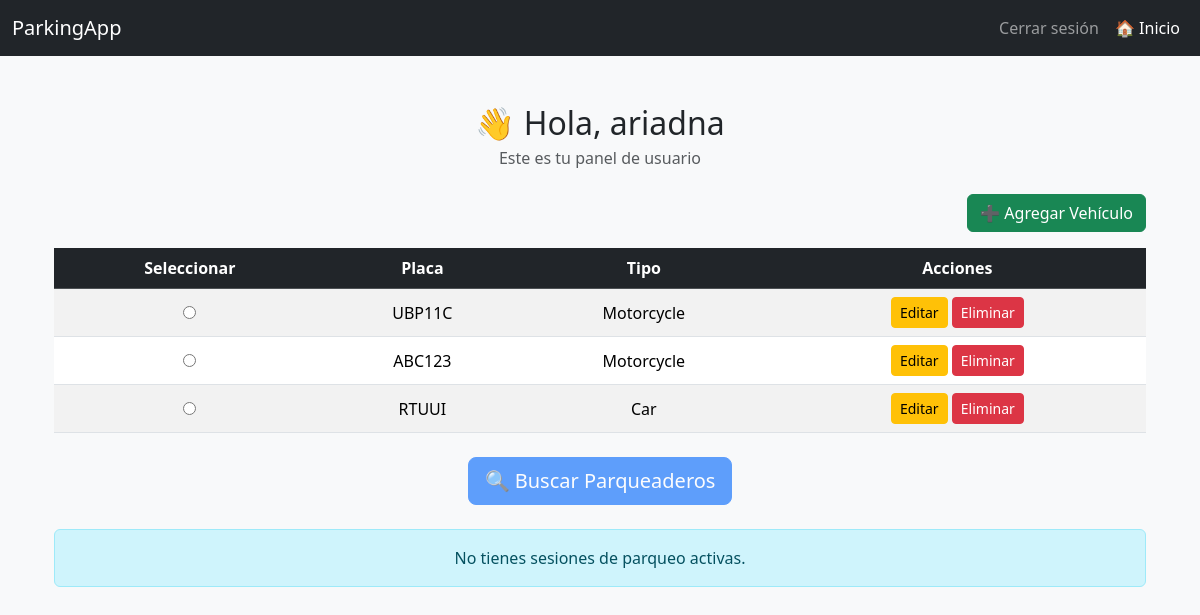
Page /dashboard/user/ (signed in) on the earlier database version.
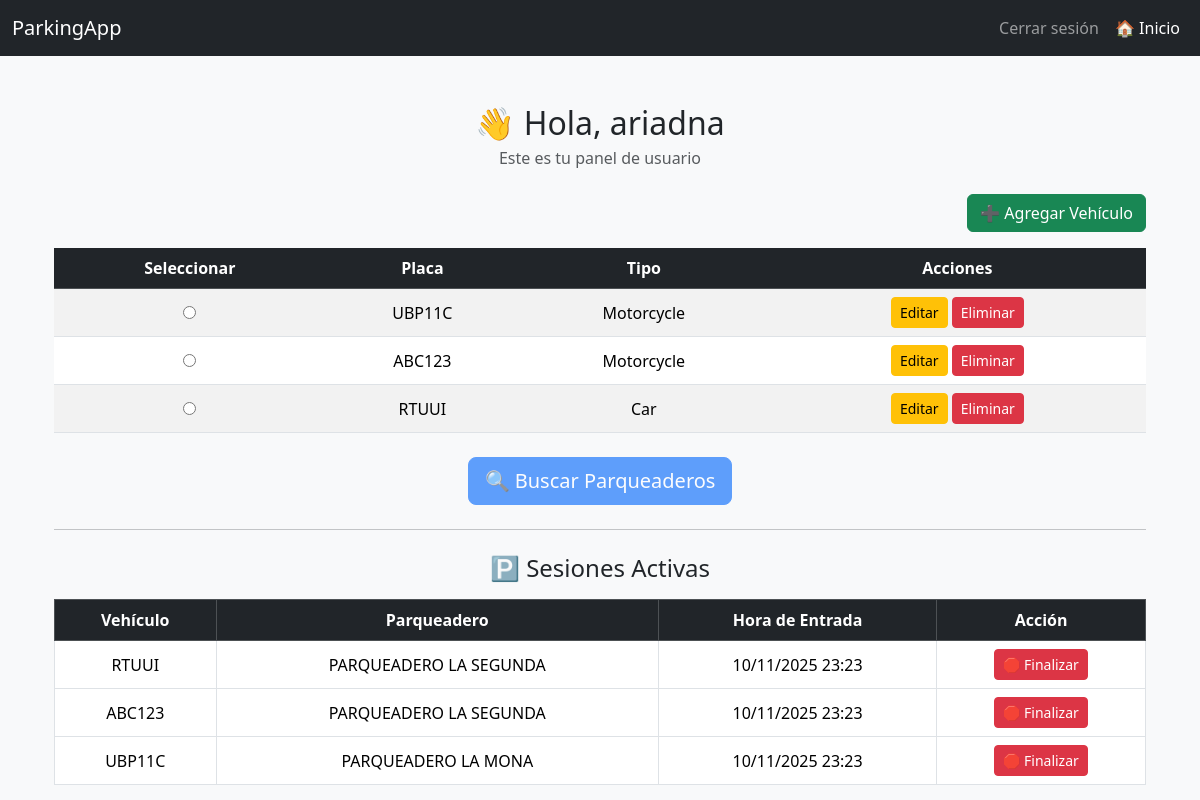
Same page on the later database version.
### apparcar/models.py (models this page shows, shortened)
class CustomUser(AbstractUser):
    ROLE_CHOICES = [
        ('user', 'User'),
        ('owner', 'Owner'),
    ]
    role = models.CharField(max_length=10, choices=ROLE_CHOICES, default='user')

class Car(models.Model):
    VEHICLE_TYPE = [
        ('car', 'Car'),
        ('moto', 'Motorcycle'),
    ]
    user = models.ForeignKey(CustomUser, on_delete=models.CASCADE, related_name="cars")
    license_plate = models.CharField(max_length=10, unique=True)
    vehicle_type = models.CharField(max_length=10, choices=VEHICLE_TYPE, default='car')
    brand = models.CharField(max_length=50)
    model = models.CharField(max_length=50)
    color = models.CharField(max_length=30)

class ParkingSession(models.Model):
    car = models.ForeignKey(Car, on_delete=models.CASCADE, related_name="sessions")
    parking = models.ForeignKey(Parking, on_delete=models.CASCADE, related_name="sessions")
    entry_time = models.DateTimeField(auto_now_add=True)
    exit_time = models.DateTimeField(null=True, blank=True)
    paid = models.BooleanField(default=False)
    total_amount = models.DecimalField(max_digits=8, decimal_places=2, null=True, blank=True)
    class Meta:
        ordering = ["-entry_time"]

class Parking(models.Model):
    owner = models.ForeignKey(Owner, on_delete=models.CASCADE, related_name="parkings")
    name = models.CharField("Nombre del estacionamiento", max_length=100)
    latitude = models.DecimalField(max_digits=9, decimal_places=6)
    longitude = models.DecimalField(max_digits=9, decimal_places=6)
    car_spaces = models.PositiveIntegerField(default=0)
    moto_spaces = models.PositiveIntegerField(default=0)
    opening_time = models.TimeField()
    closing_time = models.TimeField()
    car_rate = models.DecimalField(max_digits=6, decimal_places=2)
    moto_rate = models.DecimalField(max_digits=6, decimal_places=2)
    nearby_place = models.CharField(max_length=100)
    embedding = models.JSONField(null=True, blank=True, help_text="Embedding semántico (lista de floats)")

### apparcar/views.py (the view)
# urls.py: path('dashboard/user/', views.user_dashboard, name='user_dashboard'),
@login_required
def user_dashboard(request):
    if request.user.role != "user":
        messages.error(request, "No tienes permiso para acceder a esta página.")
        return redirect("login")
    vehicles = Car.objects.filter(user=request.user)
    active_sessions = ParkingSession.objects.filter(car__user=request.user, exit_time__isnull=True).select_related("car", "parking")
    return render(request, "user/dashboard.html", {
        "vehicles": vehicles,
        "active_sessions": active_sessions,
    })

### apparcar/templates/user/dashboard.html (shortened to what this page needs)
{% extends 'base.html' %}
{% load static %}
{% block content %}
<div class="container mt-5">
  <h2 class="text-center mb-1">👋 Hola, {{ user.username }}</h2>
  <p class="text-center text-muted mb-4">Este es tu panel de usuario</p>
  <div class="text-end mb-3">
    <button id="toggle-form-btn" class="btn btn-success">➕ Agregar Vehículo</button>
  </div>
  <table class="table table-striped align-middle text-center">
    <thead class="table-dark">
      <tr>
        <th>Seleccionar</th>
        <th>Placa</th>
        <th>Tipo</th>
        <th>Acciones</th>
      </tr>
    </thead>
    <tbody>
      {% for v in vehicles %}
      <tr>
        <td><input type="radio" name="selected_vehicle" value="{{ v.id }}"></td>
        <td>{{ v.license_plate }}</td>
        <td>{{ v.get_vehicle_type_display }}</td>
        <td>
          <a href="{% url 'edit_vehicle' v.id %}" class="btn btn-warning btn-sm">Editar</a>
          <a href="{% url 'delete_vehicle' v.id %}" class="btn btn-danger btn-sm">Eliminar</a>
        </td>
      </tr>
      {% empty %}
      <tr><td colspan="7">No tienes vehículos registrados.</td></tr>
      {% endfor %}
    </tbody>
  </table>
  <div class="text-center mt-4">
    <a id="search-btn" href="#" class="btn btn-primary btn-lg disabled" aria-disabled="true">
      🔍 Buscar Parqueaderos
    </a>
  </div>
  {% if active_sessions %}
  <hr class="my-4">
  <h4 class="text-center mb-3">🅿️ Sesiones Activas</h4>
  <div class="table-responsive">
    <table class="table table-bordered align-middle text-center">
      <thead class="table-dark">
        <tr>
          <th>Vehículo</th>
          <th>Parqueadero</th>
          <th>Hora de Entrada</th>
          <th>Acción</th>
        </tr>
      </thead>
      <tbody>
        {% for session in active_sessions %}
        <tr>
          <td>{{ session.car.license_plate }}</td>
          <td>{{ session.parking.name }}</td>
          <td>{{ session.entry_time|date:"d/m/Y H:i" }}</td>
          <td>
            <button type="button" class="btn btn-danger btn-sm"
                    data-bs-toggle="modal"
                    data-bs-target="#closeSessionModal{{ session.id }}">
              🛑 Finalizar
            </button>
          </td>
        </tr>
        {% endfor %}
      </tbody>
    </table>
  </div>
  {% else %}
  <div class="alert alert-info text-center mt-4">
    No tienes sesiones de parqueo activas.
  </div>
  {% endif %}
</div>
{% endblock %}

### apparcar/templates/base.html (shortened to what this page needs)
<!DOCTYPE html>
<html lang="es">
<head>
    <link href="https://cdn.jsdelivr.net/npm/bootstrap@5.3.3/dist/css/bootstrap.min.css" rel="stylesheet">
    <link rel="stylesheet" href="https://unpkg.com/leaflet/dist/leaflet.css" />
</head>
<body class="bg-light">
<nav class="navbar navbar-expand-lg navbar-dark bg-dark mb-4">
    <div class="container-fluid">
        <a class="navbar-brand" href="#">ParkingApp</a>
        <div class="collapse navbar-collapse" id="navbarNav">
            <ul class="navbar-nav ms-auto">
                {% if user.is_authenticated %}
                    <li class="nav-item">
                        <a class="nav-link" href="{% url 'logout' %}">Cerrar sesión</a>
                    </li>
                {% else %}
                    <li class="nav-item">
                        <a class="nav-link" href="{% url 'login' %}">Iniciar sesión</a>
                    </li>
                {% endif %}
                <li class="nav-item">
                    <a class="nav-link {% if request.resolver_match.url_name == 'user_dashboard' %}active{% endif %}"
                       href="{% url 'user_dashboard' %}">
                        🏠 Inicio
                    </a>
                </li>
            </ul>
        </div>
    </div>
</nav>
<div class="container">
    {% block content %}{% endblock %}
</div>
</body>
</html>

Differences in the rows shown:
added ParkingSession: car.license_plate "RTUUI", parking.name "PARQUEADERO LA SEGUNDA", entry_time "10/11/2025 23:23"
added ParkingSession: car.license_plate "ABC123", parking.name "PARQUEADERO LA SEGUNDA", entry_time "10/11/2025 23:23"
added ParkingSession: car.license_plate "UBP11C", parking.name "PARQUEADERO LA MONA", entry_time "10/11/2025 23:23"
Other differences:
text no longer shown: "No tienes sesiones de parqueo activas."
text now shown: "🅿️ Sesiones Activas Vehículo Parqueadero Hora de Entrada Acción"
